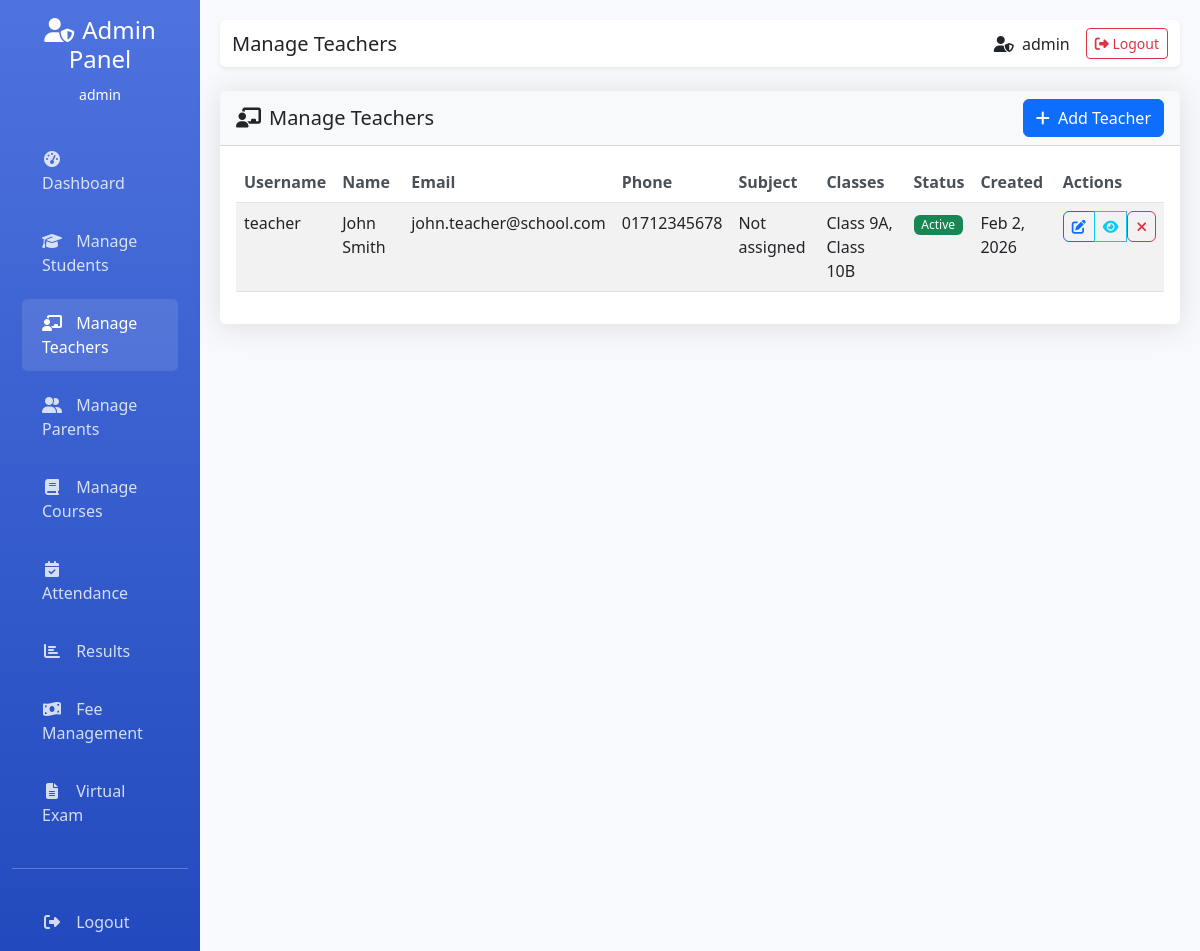
The app's page /admin/manage_teachers.php (signed in) with its own data.
### tables this page shows
CREATE TABLE `users` (
  `id` int(11) NOT NULL,
  `username` varchar(50) NOT NULL,
  `password` varchar(255) NOT NULL,
  `role` enum('admin','student','teacher','parent') NOT NULL DEFAULT 'admin',
  `first_name` varchar(50) DEFAULT NULL,
  `last_name` varchar(50) DEFAULT NULL,
  `email` varchar(100) DEFAULT NULL,
  `phone` varchar(20) DEFAULT NULL,
  `student_id` int(11) DEFAULT NULL,
  `subject_id` int(11) DEFAULT NULL,
  `assigned_classes` text DEFAULT NULL,
  `profile_image` varchar(255) DEFAULT NULL,
  `last_login` timestamp NULL DEFAULT NULL,
  `is_active` tinyint(1) NOT NULL DEFAULT 1,
  `created_at` timestamp NOT NULL DEFAULT current_timestamp(),
  `updated_at` timestamp NOT NULL DEFAULT current_timestamp() ON UPDATE current_timestamp()
);

### admin/manage_teachers.php (the view, shortened to what this page needs)
<?php
$page_title = "Manage Teachers";
require_once '../includes/config.php';
$teachers_query = "SELECT u.*, s.course_name as subject_name
                   FROM users u
                   LEFT JOIN courses s ON u.subject_id = s.id
                   WHERE u.role = 'teacher'
                   ORDER BY u.created_at DESC";
$teachers = $conn->query($teachers_query);
?>
<!DOCTYPE html>
<html lang="en">
<head>
    <link href="https://cdn.jsdelivr.net/npm/bootstrap@5.3.0/dist/css/bootstrap.min.css" rel="stylesheet">
    <link rel="stylesheet" href="https://cdnjs.cloudflare.com/ajax/libs/font-awesome/6.4.0/css/all.min.css">
    <link href="../assets/css/style.css" rel="stylesheet">
</head>
<body>
    <div class="container-fluid">
        <div class="row">
            <nav class="col-md-3 col-lg-2 d-md-block sidebar collapse">
                <div class="position-sticky pt-3">
                    <div class="text-center mb-4">
                        <h4><i class="fas fa-user-shield me-2"></i>Admin Panel</h4>
                        <small><?php echo htmlspecialchars($_SESSION['user_username']); ?></small>
                    </div>
                    <ul class="nav flex-column">
                        <li class="nav-item">
                            <a class="nav-link" href="dashboard.php">
                                <i class="fas fa-tachometer-alt"></i> Dashboard
                            </a>
                        </li>
                        <li class="nav-item">
                            <a class="nav-link" href="manage_students.php">
                                <i class="fas fa-graduation-cap"></i> Manage Students
                            </a>
                        </li>
                        <li class="nav-item">
                            <a class="nav-link active" href="manage_teachers.php">
                                <i class="fas fa-chalkboard-teacher"></i> Manage Teachers
                            </a>
                        </li>
                        <li class="nav-item">
                            <a class="nav-link" href="manage_parents.php">
                                <i class="fas fa-user-friends"></i> Manage Parents
                            </a>
                        </li>
                        <li class="nav-item">
                            <a class="nav-link" href="manage_courses.php">
                                <i class="fas fa-book"></i> Manage Courses
                            </a>
                        </li>
                        <li class="nav-item">
                            <a class="nav-link" href="manage_attendance.php">
                                <i class="fas fa-calendar-check"></i> Attendance
                            </a>
                        </li>
                        <li class="nav-item">
                            <a class="nav-link" href="manage_results.php">
                                <i class="fas fa-chart-bar"></i> Results
                            </a>
                        </li>
                        <li class="nav-item">
                            <a class="nav-link" href="manage_fees.php">
                                <i class="fas fa-money-bill-wave"></i> Fee Management
                            </a>
                        </li>
                        <li class="nav-item">
                            <a class="nav-link" href="virtual_exam.php">
                                <i class="fas fa-file-alt"></i> Virtual Exam
                            </a>
                        </li>
                    </ul>
                    <hr class="my-4">
                    <ul class="nav flex-column">
                        <li class="nav-item">
                            <a class="nav-link" href="../logout.php">
                                <i class="fas fa-sign-out-alt"></i> Logout
                            </a>
                        </li>
                    </ul>
                </div>
            </nav>
            <main class="col-md-9 ms-sm-auto col-lg-10 main-content">
                <nav class="navbar navbar-expand-lg navbar-light bg-white shadow-sm rounded mb-4">
                    <div class="container-fluid">
                        <div class="d-flex align-items-center">
                            <h5 class="mb-0"><?php echo isset($page_title) ? $page_title : 'Page'; ?></h5>
                        </div>
                        <div class="d-flex align-items-center">
                            <span class="me-3">
                                <i class="fas fa-user-shield me-1"></i>
                                <?php echo htmlspecialchars($_SESSION['user_username']); ?>
                            </span>
                            <a href="../logout.php" class="btn btn-outline-danger btn-sm">
                                <i class="fas fa-sign-out-alt"></i> Logout
                            </a>
                        </div>
                    </div>
                </nav>
                <div class="row">
                    <div class="col-12">
                        <div class="card">
                            <div class="card-header d-flex justify-content-between align-items-center">
                                <h5 class="mb-0"><i class="fas fa-chalkboard-teacher me-2"></i>Manage Teachers</h5>
                                <a href="../register.php" class="btn btn-primary" onclick="document.getElementById('selected_role').value='teacher';">
                                    <i class="fas fa-plus me-1"></i> Add Teacher
                                </a>
                            </div>
                            <div class="card-body">
                                <?php if ($teachers->num_rows > 0): ?>
                                    <div class="table-responsive">
                                        <table class="table table-striped table-hover">
                                            <thead>
                                                <tr>
                                                    <th>Username</th>
                                                    <th>Name</th>
                                                    <th>Email</th>
                                                    <th>Phone</th>
                                                    <th>Subject</th>
                                                    <th>Classes</th>
                                                    <th>Status</th>
                                                    <th>Created</th>
                                                    <th>Actions</th>
                                                </tr>
                                            </thead>
                                            <tbody>
                                                <?php while($teacher = $teachers->fetch_assoc()): ?>
                                                <tr>
                                                    <td><?php echo htmlspecialchars($teacher['username']); ?></td>
                                                    <td><?php echo htmlspecialchars($teacher['first_name'] . ' ' . $teacher['last_name']); ?></td>
                                                    <td><?php echo htmlspecialchars($teacher['email']); ?></td>
                                                    <td><?php echo htmlspecialchars($teacher['phone']); ?></td>
                                                    <td><?php echo htmlspecialchars($teacher['subject_name'] ?? 'Not assigned'); ?></td>
                                                    <td><?php echo htmlspecialchars($teacher['assigned_classes'] ?? 'None'); ?></td>
                                                    <td>
                                                        <span class="badge bg-<?php echo $teacher['is_active'] ? 'success' : 'secondary'; ?>">
                                                            <?php echo $teacher['is_active'] ? 'Active' : 'Inactive'; ?>
                                                        </span>
                                                    </td>
                                                    <td><?php echo date('M j, Y', strtotime($teacher['created_at'])); ?></td>
                                                    <td>
                                                        <div class="btn-group" role="group">
                                                            <a href="edit_teacher.php?id=<?php echo $teacher['id']; ?>" class="btn btn-sm btn-outline-primary" title="Edit">
                                                                <i class="fas fa-edit"></i>
                                                            </a>
                                                            <a href="view_teacher.php?id=<?php echo $teacher['id']; ?>" class="btn btn-sm btn-outline-info" title="View">
                                                                <i class="fas fa-eye"></i>
                                                            </a>
                                                            <form method="POST" style="display:inline;" onsubmit="return confirm('Are you sure you want to deactivate this teacher?')">
                                                                <button type="submit" class="btn btn-sm btn-outline-danger" title="Deactivate">
                                                                    <i class="fas fa-times"></i>
                                                                </button>
                                                            </form>
                                                        </div>
                                                    </td>
                                                </tr>
                                                <?php endwhile; ?>
                                            </tbody>
                                        </table>
                                    </div>
                                <?php endif; ?>
                            </div>
                        </div>
                    </div>
                </div>
            </main>
        </div>
    </div>
</body>
</html>

### assets/css/style.css (style rules this page uses)
body { background-color: #f8f9fa; }
.card { box-shadow: 0 0.125rem 0.25rem rgba(0, 0, 0, 0.075); border: 1px solid rgba(0, 0, 0, 0.125); margin-bottom: 1.5rem; }
.card-header { background-color: #f8f9fa; border-bottom: 1px solid rgba(0, 0, 0, 0.125); font-weight: 600; }
.nav-link { font-weight: 500; }
.table th { font-weight: 600; color: #495057; border-top: none; }
.btn { font-weight: 500; }
.btn-group .btn { border-radius: 0.375rem; }
.badge { font-weight: 500; }

### admin/manage_teachers.php (style rules this page uses)
body { background-color: #f8f9fc; }
.sidebar { background: linear-gradient(180deg, #4e73df 0%, #224abe 100%); color: white; min-height: 100vh; }
.sidebar .nav-link { color: rgba(255,255,255,0.8); padding: 12px 20px; border-radius: 5px; margin: 5px 10px; transition: all 0.3s; }
.sidebar .nav-link:hover, .sidebar .nav-link.active { color: white; background-color: rgba(255,255,255,0.1); }
.sidebar .nav-link i { margin-right: 10px; width: 20px; text-align: center; }
.main-content { padding: 20px; }
.card { border: none; box-shadow: 0 0.15rem 1.75rem 0 rgba(58, 59, 69, 0.15); margin-bottom: 20px; }

### records on screen
users: username "teacher", first_name+last_name "John Smith", email "john.teacher@school.com", phone "01712345678", subject_name "Not assigned", assigned_classes "Class 9A, Class 10B", is_active "Active", created_at "Feb 2, 2026"

### other values on screen
$_SESSION['user_username'] "admin"
$page_title "Manage Teachers"
